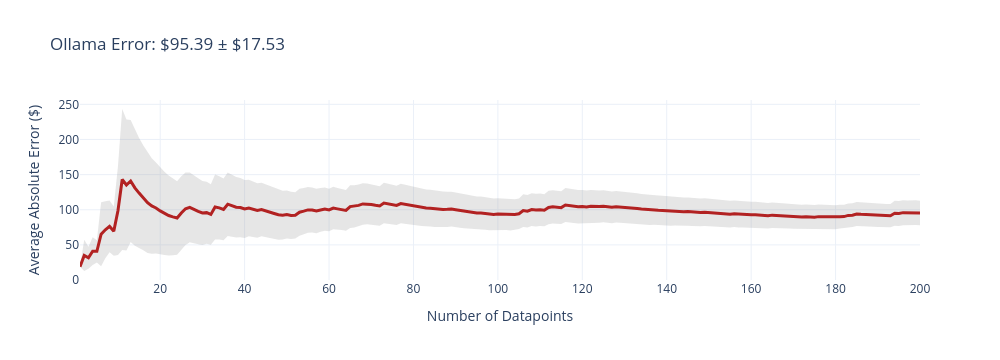
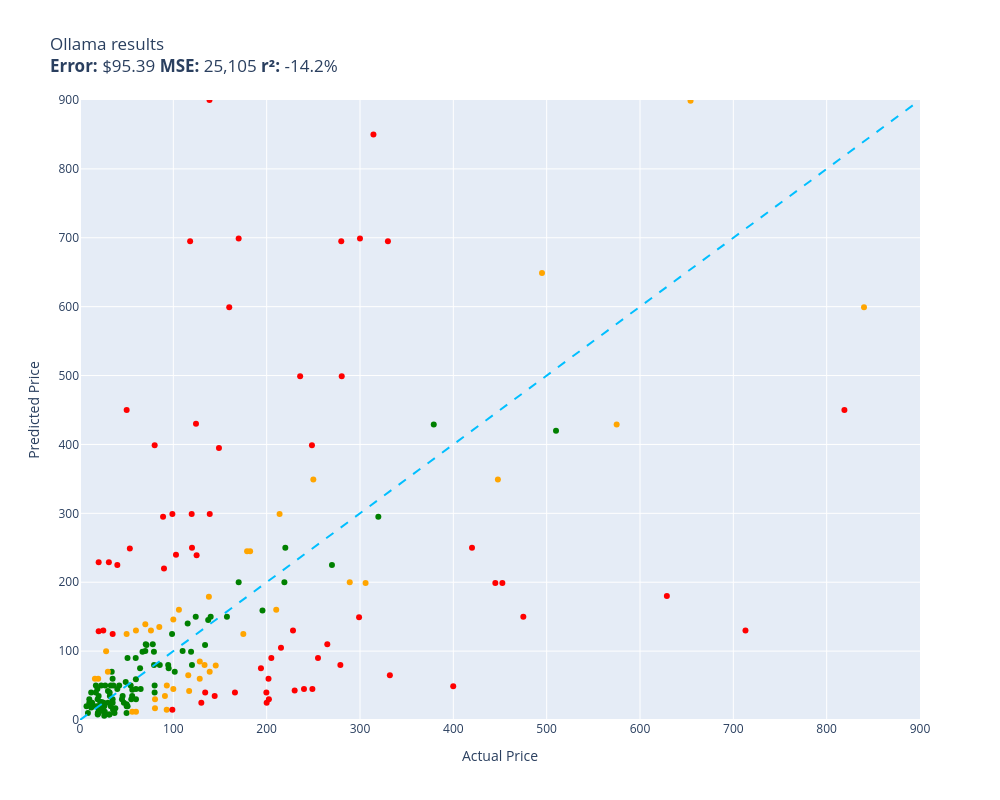

Write notebook code for charts like these, in order.
### Code cell
evaluate(ollama, test)

### Figure 1 — Plotly figure (JSON) as saved in the notebook; plotly's stock layout.template omitted (floating-point values rounded to 4 significant figures; data arrays with more than 128 entries replaced by an {"elided": "..."} marker saying what was removed)
{"data": [{"fill": "toself", "fillcolor": "rgba(128,128,128,0.2)", "hoverinfo": "skip", "line": {"color": "rgba(255,255,255,0)"}, "name": "95% CI", "showlegend": false, "type": "scatter", "x": {"elided": "400 int values"}, "y": {"elided": "400 float values"}}, {"customdata": {"elided": "200x1 float values"}, "hovertemplate": "n=%{x}<br>Avg Error=$%{y:,.2f}<br>±95% CI=$%{customdata[0]:,.2f}<extra></extra>", "line": {"color": "firebrick", "width": 3}, "mode": "lines", "name": "Cumulative Avg Error", "type": "scatter", "x": {"elided": "200 int values"}, "y": {"elided": "200 float values"}}], "layout": {"height": 360, "showlegend": false, "title": {"text": "Ollama Error: $95.39 ± $17.53"}, "width": 1000, "xaxis": {"title": {"text": "Number of Datapoints"}}, "yaxis": {"title": {"text": "Average Absolute Error ($)"}}}}

### Figure 2 — Plotly figure (JSON) as saved in the notebook; plotly's stock layout.template omitted (floating-point values rounded to 4 significant figures)
{"data": [{"customdata": [["Old Blood Noise Excess V2 Distortion Cho...\nGuess=$200.00 Actual=$219.00"], ["NewPower99 Battery Kit for Samsung Galax...\nGuess=$29.99 Actual=$54.95"], ["8544771 Dryer Heating Element, 279816 Th...\nGuess=$49.99 Actual=$35.74"], ["Metabo HPT 36V MultiVolt™ Cordless Rotar...\nGuess=$429.00 Actual=$379.00"], ["Innovative Percussion CB-6 Chamois Bass ...\nGuess=$50.00 Actual=$54.32"], ["Panasonic KX-TG6511B DECT 6.0 PLUS Expan...\nGuess=$99.00 Actual=$79.20"], ["LOVE MEI Galaxy S10 Lite Case, Military ...\nGuess=$19.99 Actual=$32.98"], ["GJY Portable TV,10.6 inch Mini TV for AT...\nGuess=$79.99 Actual=$79.36"], ["LD Products Compatible Toner Cartridge R...\nGuess=$23.00 Actual=$49.98"], ["PEMP E65 E66 CDC Simulate Optical Fiber ...\nGuess=$99.00 Actual=$119.00"], ["Intermatic PX300 12V 300W Transformer wi...\nGuess=$109.00 Actual=$134.00"], ["CORSAIR Dominator Platinum RGB 32GB (2x1...\nGuess=$149.99 Actual=$124.00"], ["June Garden 12\" Sweet Dolly Charlotte - ...\nGuess=$35.00 Actual=$19.99"], ["Aolemi Oil Rubbed Bronze Single Function...\nGuess=$125.00 Actual=$98.65"], ["Clementoni 39132.5 Jigsaw Puzzle 1,000 P...\nGuess=$50.00 Actual=$79.95"], ["Deco Mount Pro Tripod Microphone Stand w...\nGuess=$45.00 Actual=$59.95"], ["Scranton & Co 3 Drawer Mobile File Cabin...\nGuess=$139.99 Actual=$115.35"], ["Evergreen HSHB2005 Cylinder Head Gasket ...\nGuess=$89.95 Actual=$59.69"], ["Task T24287 Roman Ogee Router Bit with 1...\nGuess=$35.00 Actual=$55.88"], ["Southwire 120V/15A Right Angle User Atta...\nGuess=$16.99 Actual=$37.87"], ["15\" Locking Shower Head Extension Arm in...\nGuess=$39.99 Actual=$79.95"], ["Mylites+ Standard Comic Book Mylar Sleev...\nGuess=$24.95 Actual=$34.99"], ["Dakota Alert MURS Alert Probe Sensor - M...\nGuess=$249.95 Actual=$219.99"], ["DALDED LED Light Kit for Lego Sonic Gree...\nGuess=$24.99 Actual=$24.99"], ["152MM Hole Saws M42 Bi-Metal High Speed ...\nGuess=$19.99 Actual=$17.99"], ["Baseball Backpacks Large 18 Inch Bookbag...\nGuess=$40.00 Actual=$31.77"], ["Adams Check Payment and Deposit Register...\nGuess=$14.99 Actual=$35.49"], ["Retevis RT68 Soft Earhook Walkie Talkie ...\nGuess=$19.99 Actual=$6.99"], ["Laisomeke Waterproof Junction Box, Unive...\nGuess=$39.99 Actual=$11.99"], ["Webcem Solar Shed Light Outdoor Indoor, ...\nGuess=$109.99 Actual=$77.96"], ["Western Digital Enterprise RE4-GP 2TB SA...\nGuess=$99.99 Actual=$109.95"], ["Tablet PC Cover Compatible with Lenovo T...\nGuess=$8.00 Actual=$31.61"], ["Miyaya@ Funny Animal Masks Collection fo...\nGuess=$49.99 Actual=$16.99"], ["Engine Thermostat, Replace 19301-PAA-306...\nGuess=$30.00 Actual=$18.89"], ["Ultra Duster Canned Air Net 10 Oz 6-Pack\nGuess=$10.00 Actual=$49.90"], ["Beck/Arnley 0421945 Air Filter\nGuess=$14.95 Actual=$35.87"], ["IQShield Screen Protector Compatible wit...\nGuess=$25.00 Actual=$9.95"], ["Liberty Imports 12 Pack: US Military Toy...\nGuess=$39.99 Actual=$16.98"], ["Neporal Full Spectrum Light Bulb, 6000K ...\nGuess=$45.00 Actual=$18.59"], ["Pidoko Kids Train Table, Grey with 90 Pc...\nGuess=$79.99 Actual=$119.97"], ["Satco S9596, 4 Count (Pack of 1), 4.18\nGuess=$17.99 Actual=$12.00"], ["Ceramic Talavera Mexican Tile 4x4\", 9 Pi...\nGuess=$42.00 Actual=$29.95"], ["Intrepid International Dressage Letters-...\nGuess=$49.99 Actual=$26.99"], ["KOHLER K-1185540-CP Assembly-Slider\nGuess=$35.00 Actual=$45.67"], ["KUNN Small Electrician Tool Pouch Utilit...\nGuess=$19.99 Actual=$21.99"], ["Trim Kit for 2-handle Shower & Tub Valve...\nGuess=$75.00 Actual=$94.99"], ["iPhone 12/12 Pro Nicaragua Guardabarranc...\nGuess=$12.00 Actual=$19.97"], ["Replacement Remote Control for PANASONIC...\nGuess=$59.99 Actual=$34.95"], ["KS K-STORM Replacement Silicone Mushroom...\nGuess=$10.00 Actual=$8.50"], ["LSSAGOON Backpack for Women Teen Kids Gi...\nGuess=$69.99 Actual=$33.99"], ["Grey Pneumatic 1311SD Impact Socket Set\nGuess=$150.00 Actual=$157.43"], ["Aeromotive 13304 Regulator, X1 Adjustabl...\nGuess=$225.00 Actual=$269.95"], ["GE RPWF SmartWater Comparable Refrigerat...\nGuess=$9.99 Actual=$36.99"], ["Royal Designs, Inc. Decorative Abundant ...\nGuess=$25.00 Actual=$24.95"], ["NewFantasia Replacement Audio Cable with...\nGuess=$8.00 Actual=$31.00"], ["MONOCARBON Forged Carbon Fiber Case for ...\nGuess=$29.99 Actual=$59.99"], ["MXR Carbon Copy Deluxe Analog Delay Guit...\nGuess=$159.00 Actual=$195.50"], ["Berta (6 Pieces) 1-1/4 inch Overlay, 90 ...\nGuess=$12.99 Actual=$24.66"], ["Chalkboard Name Badges with Magnetic Bac...\nGuess=$15.99 Actual=$19.95"], ["Linkloos Solar Street Lights Outdoor Wat...\nGuess=$43.99 Actual=$55.99"], ["Pyle Wireless Rear View Backup Camera - ...\nGuess=$109.99 Actual=$70.45"], ["Hp Pavilion P7-1257c Motherboard Aahd3-h...\nGuess=$59.00 Actual=$59.86"], ["Kastar Battery Pack Replacement for Sony...\nGuess=$10.00 Actual=$19.99"], ["Amana Tool - SC587 Carbide Tipped 3-Wing...\nGuess=$109.00 Actual=$71.23"], ["Evan Fischer Radiator Cooling Fan Assemb...\nGuess=$145.00 Actual=$137.34"], ["ECCPP Power Steering Pump for 2009-2010 ...\nGuess=$80.00 Actual=$85.48"], ["AZX Stylus Pencil for Apple iPad Pro 202...\nGuess=$25.00 Actual=$29.99"], ["UPR Mach 1 Chin Spoiler Fits 94-98 Musta...\nGuess=$45.00 Actual=$64.99"], ["Raspberry Pi 3 Model B+ Aluminum Case Me...\nGuess=$20.00 Actual=$14.99"], ["Skullcandy Hesh Evo Bluetooth Headphones...\nGuess=$99.99 Actual=$69.99"], ["LCD Screen for Dell Inspiron 17R 17.3\" H...\nGuess=$75.00 Actual=$64.37"], ["CTLAMP XL-2100 Professional Quality XL-2...\nGuess=$35.00 Actual=$32.00"], ["200 ' feet True 14 Gauge AWG CCA Speaker...\nGuess=$30.00 Actual=$44.95"], ["Competition Clutch Disc and Pressure Pla...\nGuess=$420.00 Actual=$510.00"], ["200 Couples Conversation Cards - Enjoy B...\nGuess=$49.99 Actual=$32.97"], ["The Puppet Company - Carpet-Unicorn, Whi...\nGuess=$8.00 Actual=$19.00"], ["KYX Racing Hardened Steel Center Drive S...\nGuess=$24.99 Actual=$46.99"], ["StonKraft Brass Chess Board Game Set wit...\nGuess=$149.99 Actual=$140.00"], ["Baumgartens Sicurix Blank PVC ID Cards (...\nGuess=$10.00 Actual=$19.11"], ["A-Premium Front Suspension Steering Knuc...\nGuess=$55.00 Actual=$48.99"], ["Venom Power Terra Hunter R/T+ R/T All-Te...\nGuess=$295.00 Actual=$319.65"], ["520 Pieces Christmas Envelope Seal Stick...\nGuess=$5.99 Actual=$25.99"], ["LD Compatible Ink Cartridge Replacement ...\nGuess=$49.99 Actual=$41.99"], ["BestPricedDecals Wine A BIT, You'll Feel...\nGuess=$25.00 Actual=$12.98"], ["VATOS 4 Packs Bubble Machine Gun for Kid...\nGuess=$25.99 Actual=$22.88"], ["BXYJY for Samsung Galaxy Z Fold 3 Case w...\nGuess=$19.99 Actual=$49.99"], ["VONADO Space Wars Colonial Viper MK1 Bui...\nGuess=$45.00 Actual=$39.99"], ["Replacement Remote Control fit for Sony ...\nGuess=$29.99 Actual=$9.99"], ["Disney Princess Sparkling Princess Sleep...\nGuess=$19.99 Actual=$24.95"], ["sabermaster TCG Playmat yugioh playmat T...\nGuess=$25.00 Actual=$21.99"], ["Star Wars Die-Cast Metal TITANIUM Series...\nGuess=$49.99 Actual=$22.70"], ["DuraGo BR5330 Front Vented Disc Brake Ro...\nGuess=$70.00 Actual=$101.51"], ["Intex River Run Connect Lounge (Four)\nGuess=$79.99 Actual=$94.49"], ["VTech Strum and Jam Kidi Musical Guitar ...\nGuess=$24.99 Actual=$21.99"], ["KZ ZS10 Pro in Ear Monitor Headphone KZ ...\nGuess=$99.00 Actual=$66.99"], ["W11130208 W10695459 Refrigerator LED Mod...\nGuess=$12.00 Actual=$26.59"], ["Jada Toys Ryan's World Combo Panda Airli...\nGuess=$29.99 Actual=$34.94"], ["Pyle 2x120 Watt Home Audio Speaker Power...\nGuess=$89.99 Actual=$50.92"], ["Xiaomi Redmi 10 2022 NFC 4G LTE (128GB +...\nGuess=$200.00 Actual=$169.99"], ["Refresh NSF-53 Premium Replacement Refri...\nGuess=$20.00 Actual=$50.99"], ["NICKSTON Red Sparkling Glitter Slim Band...\nGuess=$19.99 Actual=$25.99"]], "hovertemplate": "%{customdata[0]}<extra></extra>", "legendgroup": "green", "marker": {"color": "green", "size": 6, "symbol": "circle"}, "mode": "markers", "name": "green", "orientation": "v", "showlegend": true, "type": "scatter", "x": [219.0, 54.95, 35.74, 379.0, 54.32, 79.2, 32.98, 79.36, 49.98, 119.0, 134.0, 124.0, 19.99, 98.65, 79.95, 59.95, 115.3, 59.69, 55.88, 37.87, 79.95, 34.99, 220.0, 24.99, 17.99, 31.77, 35.49, 6.99, 11.99, 77.96, 110.0, 31.61, 16.99, 18.89, 49.9, 35.87, 9.95, 16.98, 18.59, 120.0, 12.0, 29.95, 26.99, 45.67, 21.99, 94.99, 19.97, 34.95, 8.5, 33.99, 157.4, 269.9, 36.99, 24.95, 31.0, 59.99, 195.5, 24.66, 19.95, 55.99, 70.45, 59.86, 19.99, 71.23, 137.3, 85.48, 29.99, 64.99, 14.99, 69.99, 64.37, 32.0, 44.95, 510.0, 32.97, 19.0, 46.99, 140.0, 19.11, 48.99, 319.6, 25.99, 41.99, 12.98, 22.88, 49.99, 39.99, 9.99, 24.95, 21.99, 22.7, 101.5, 94.49, 21.99, 66.99, 26.59, 34.94, 50.92, 170.0, 50.99, 25.99], "xaxis": "x", "y": [200.0, 29.99, 49.99, 429.0, 50.0, 99.0, 19.99, 79.99, 23.0, 99.0, 109.0, 150.0, 35.0, 125.0, 50.0, 45.0, 140.0, 89.95, 35.0, 16.99, 39.99, 24.95, 249.9, 24.99, 19.99, 40.0, 14.99, 19.99, 39.99, 110.0, 99.99, 8.0, 49.99, 30.0, 10.0, 14.95, 25.0, 39.99, 45.0, 79.99, 17.99, 42.0, 49.99, 35.0, 19.99, 75.0, 12.0, 59.99, 10.0, 69.99, 150.0, 225.0, 9.99, 25.0, 8.0, 29.99, 159.0, 12.99, 15.99, 43.99, 110.0, 59.0, 10.0, 109.0, 145.0, 80.0, 25.0, 45.0, 20.0, 99.99, 75.0, 35.0, 30.0, 420.0, 49.99, 8.0, 24.99, 150.0, 10.0, 55.0, 295.0, 5.99, 49.99, 25.0, 25.99, 19.99, 45.0, 29.99, 19.99, 25.0, 49.99, 70.0, 79.99, 24.99, 99.0, 12.0, 29.99, 89.99, 200.0, 20.0, 19.99], "yaxis": "y"}, {"customdata": [["telpo Headlight Assembly Fit For 15 Camr...\nGuess=$65.00 Actual=$115.99"], ["EXMAX NG-10X Fresnel Lens Focusing Adapt...\nGuess=$139.00 Actual=$69.98"], ["Stand for Raven Pro Document Scanner - P...\nGuess=$69.99 Actual=$29.85"], ["APS iBoard 6-inch Aluminum (Black Powder...\nGuess=$159.95 Actual=$210.23"], ["HK SYSTEMS 13\" Heavy Duty Black \"Push\" O...\nGuess=$135.00 Actual=$84.95"], ["SKB iSeries 3i-13096-6KP Case for BlackM...\nGuess=$124.99 Actual=$174.99"], ["Mini PC, Kinupute Desktop Computer E3-12...\nGuess=$649.00 Actual=$495.00"], ["KOMPUTERBAY 4GB 2X 2GB DDR2 1066MHz PC2-...\nGuess=$17.00 Actual=$80.34"], ["Travelpro Platinum Elite Slim Business L...\nGuess=$299.00 Actual=$213.83"], ["Wenger City Upgrade Laptop Backpack with...\nGuess=$79.00 Actual=$145.42"], ["Festool 492370 Platin 2 S1000 Grit 6-Inc...\nGuess=$35.00 Actual=$91.00"], ["BESTILL Wall Mounted Shower Faucet Set, ...\nGuess=$130.00 Actual=$76.00"], ["LEGO Marvel Avengers War Machine Buster ...\nGuess=$129.99 Actual=$59.95"], ["ANZO USA 111207 GMC SIERRA 99-06 / YUKON...\nGuess=$245.00 Actual=$182.28"], ["Kingston Brass KS269SN Kingston Clawfoot...\nGuess=$199.00 Actual=$305.99"], ["Walker Exhaust Ultra EPA 16478 Direct Fi...\nGuess=$429.00 Actual=$574.99"], ["4LT LUMINETTE Vanity Opal GLS BSN\nGuess=$45.00 Actual=$99.99"], ["4pc Wheel Spacers Adapters 4\" (2inch Per...\nGuess=$42.00 Actual=$116.95"], ["DuraGo 29515020 Front Hub Assembly\nGuess=$85.00 Actual=$128.34"], ["USB Charger, CIVIE High Speed 60W Multip...\nGuess=$59.99 Actual=$15.99"], ["18 Inch White Undermount Kitchen Sink - ...\nGuess=$245.00 Actual=$179.00"], ["New Replacement seat cover fits Yamaha M...\nGuess=$69.99 Actual=$138.95"], ["ROHL WSGUM3018WH Wire Sink Grids, White\nGuess=$59.99 Actual=$128.28"], ["ASUS VY279HE-W 27” 1080P Monitor - White...\nGuess=$179.00 Actual=$138.10"], ["Music Hall pa15.3 MM/MC Phono Preamplifi...\nGuess=$349.00 Actual=$250.00"], ["Diversitech UC2436-3 Ultralite Condenser...\nGuess=$29.99 Actual=$80.39"], ["Lorell Bell Chair Glide, 2.5\", Black\nGuess=$59.99 Actual=$19.50"], ["KUNFINE Android Radio CarPlay & Android ...\nGuess=$159.99 Actual=$106.00"], ["OEM Samsung Remote Control Shipped with ...\nGuess=$12.00 Actual=$56.00"], ["Custom Engagement Logo Desk Embosser Sea...\nGuess=$125.00 Actual=$49.95"], ["Audio Techinca ATW-T1002 System 10 Handh...\nGuess=$199.99 Actual=$289.00"], ["Dell XPS 13 9343-2727SLV 13.3\" Full HD S...\nGuess=$599.00 Actual=$839.99"], ["Steering Wheel, Carbon Fiber Automotive ...\nGuess=$349.00 Actual=$447.74"], ["Glovion Music Stand Light, Clip On Piano...\nGuess=$99.95 Actual=$27.99"], ["Samsung DA97-07603B Freezer Ice Maker As...\nGuess=$50.00 Actual=$93.02"], ["Blanco 230966 Valea Stainless Steel Sink...\nGuess=$15.00 Actual=$92.88"], ["Empava 24\" Single Wall Ovens 10 Cooking ...\nGuess=$899.00 Actual=$654.14"], ["Targus CityGear Durable Backpack, Black,...\nGuess=$79.99 Actual=$133.43"], ["Fender Hendrix Voodoo Child Coiled Instr...\nGuess=$12.00 Actual=$59.99"], ["Fitness Center Gym Room Weight Train Dua...\nGuess=$145.99 Actual=$99.99"]], "hovertemplate": "%{customdata[0]}<extra></extra>", "legendgroup": "orange", "marker": {"color": "orange", "size": 6, "symbol": "circle"}, "mode": "markers", "name": "orange", "orientation": "v", "showlegend": true, "type": "scatter", "x": [116.0, 69.98, 29.85, 210.2, 84.95, 175.0, 495.0, 80.34, 213.8, 145.4, 91.0, 76.0, 59.95, 182.3, 306.0, 575.0, 99.99, 117.0, 128.3, 15.99, 179.0, 138.9, 128.3, 138.1, 250.0, 80.39, 19.5, 106.0, 56.0, 49.95, 289.0, 840.0, 447.7, 27.99, 93.02, 92.88, 654.1, 133.4, 59.99, 99.99], "xaxis": "x", "y": [65.0, 139.0, 69.99, 159.9, 135.0, 125.0, 649.0, 17.0, 299.0, 79.0, 35.0, 130.0, 130.0, 245.0, 199.0, 429.0, 45.0, 42.0, 85.0, 59.99, 245.0, 69.99, 59.99, 179.0, 349.0, 29.99, 59.99, 160.0, 12.0, 125.0, 200.0, 599.0, 349.0, 99.95, 50.0, 15.0, 899.0, 79.99, 12.0, 146.0], "yaxis": "y"}, {"customdata": [["RBC12-UPC Replacement Battery Cartridge ...\nGuess=$43.00 Actual=$229.99"], ["SuppliesOutlet Compatible Toner Cartridg...\nGuess=$34.99 Actual=$144.29"], ["ACDelco GM Original Equipment FW339 Fron...\nGuess=$105.00 Actual=$215.33"], ["Pump Head TBVECHI 175PSI 4KW 5.5HP 21CFM...\nGuess=$695.00 Actual=$329.90"], ["Bam France 2002XL Contoured Hightech Bla...\nGuess=$130.00 Actual=$713.00"], ["46mm Digital Pro High-Resolution Close-U...\nGuess=$229.00 Actual=$19.99"], ["Bam Trekking 3027SB Single Black Clarine...\nGuess=$65.00 Actual=$332.00"], ["DEWALT 20V MAX* XR Impact Driver with Bl...\nGuess=$199.00 Actual=$452.53"], ["10GBase-LR SFP+ Transceiver, Handar 10GB...\nGuess=$129.00 Actual=$19.99"], ["GanFindX Portable Car Hand Controls for ...\nGuess=$599.00 Actual=$159.90"], ["Canon EOS Rebel T7 Digital SLR Camera wi...\nGuess=$449.99 Actual=$819.00"], ["JRready ST6313 DT Deutsch Connector Kit,...\nGuess=$39.99 Actual=$199.68"], ["Tidal Front + Rear Fender Flares 4PC Poc...\nGuess=$89.99 Actual=$254.99"], ["AUTOFREE LED Tail Lights Assembly Compat...\nGuess=$60.00 Actual=$201.99"], ["3D Tree Hole Branches 075 Stair Risers D...\nGuess=$25.00 Actual=$129.99"], ["KOHLER 18865-CP Filtered Water Faucet, P...\nGuess=$150.00 Actual=$475.00"], ["Fjallraven, Kanken Laptop 15\" Backpack f...\nGuess=$299.00 Actual=$119.65"], ["Projector, CRAZVIEW Projector with WiFi ...\nGuess=$249.00 Actual=$53.40"], ["Diversitech WG840585 Motor, (Ddb) 1/3Hp,...\nGuess=$39.99 Actual=$134.12"], ["MC: Pindicator (Dual Intensity Amber)\nGuess=$225.00 Actual=$40.00"], ["Evan-Fischer Front Bumper Cover Compatib...\nGuess=$29.99 Actual=$202.38"], ["Sumerain S1339CM Double Handle Widesprea...\nGuess=$499.00 Actual=$235.86"], ["Poison Spyder 10-08-020 Rocker Knocker\nGuess=$179.95 Actual=$628.76"], ["DIMARZIO 204284 DP 163FBK Blues Bucker G...\nGuess=$219.99 Actual=$89.99"], ["VLAND LED Smoked Taillights Compatible F...\nGuess=$45.00 Actual=$239.99"], ["Lighted Triangle Mirror Cabinet Bathroom...\nGuess=$199.00 Actual=$445.00"], ["PM Auto Front Right Quick Complete Strut...\nGuess=$239.00 Actual=$124.94"], ["Trail Gear Twin Stick Kit for Top Shift ...\nGuess=$695.00 Actual=$279.92"], ["Dell Optiplex 390 Desktop Computer i3 3....\nGuess=$430.00 Actual=$124.27"], ["Marvel Legends Series X-Men 6-Inch Archa...\nGuess=$14.99 Actual=$98.95"], ["EMART Photography C Stand with Boom Arm,...\nGuess=$249.99 Actual=$119.99"], ["Pioneer 2AM401-BN Two Handle Kitchen Fau...\nGuess=$130.00 Actual=$228.22"], ["Urth 62mm UV, Circular Polarizing (CPL),...\nGuess=$299.00 Actual=$139.00"], ["MGP Caliper Covers 39011SACURD Red Powde...\nGuess=$45.00 Actual=$249.00"], ["LSI Broadcom SAS 9300-8i 8-port 12Gb/s S...\nGuess=$695.00 Actual=$118.00"], ["Canon Sure Shot 90u 35mm Date Camera\nGuess=$49.00 Actual=$399.89"], ["Mikrotik RB3011UIAS-RM RouterBOARD 10xGi...\nGuess=$149.00 Actual=$299.00"], ["AC Compressor & A/C Kit For BMW 335i 335...\nGuess=$849.95 Actual=$314.41"], ["Wilkinson LOW GAUSS Vintage Tone Strat S...\nGuess=$229.00 Actual=$30.93"], ["Ibanez M510OVS Acoustic Mandolin in Vint...\nGuess=$699.00 Actual=$169.99"], ["GENUINE VOLVO THERMOSTAT (3.0, 3.2) S60 ...\nGuess=$240.00 Actual=$102.85"], ["CradlePoint Compact Broadband Router (CB...\nGuess=$295.00 Actual=$89.00"], ["Cardone 84-58642 New HEI Electronic Dist...\nGuess=$39.99 Actual=$165.99"], ["Universal Power Group 12V 100Ah Sealed L...\nGuess=$25.00 Actual=$199.99"], ["Auertech Portable Washing Machine, 14lbs...\nGuess=$299.00 Actual=$98.99"], ["SP Air Corporation SP-8102BU 1/4-Inch He...\nGuess=$89.99 Actual=$204.99"], ["4 Inches Rolled Muffler Tip Catback Exha...\nGuess=$75.00 Actual=$193.88"], ["APS iBoard (304 Stainless Steel Polished...\nGuess=$109.95 Actual=$264.95"], ["VIPMOTOZ Sequential Turn Signal Premium ...\nGuess=$79.99 Actual=$278.94"], ["Pacific Drums PDCM1618TTRB 16 x 18 Inche...\nGuess=$250.00 Actual=$419.99"], ["Vinyl Soft Top Roll-up Adjustable Truck ...\nGuess=$395.00 Actual=$148.88"], ["Think Gizmos Build Your Own Robot Toys f...\nGuess=$129.99 Actual=$24.95"], ["HP Laserjet 2100 Laser Printer W/Test Pr...\nGuess=$699.00 Actual=$299.98"], ["PowerSport Front Rear Brakes and Rotors ...\nGuess=$399.00 Actual=$248.51"], ["Viola Bow 4/4 Full Size Carbon Fiber (Bl...\nGuess=$450.00 Actual=$49.99"], ["STICKGOO Peel and Stick Backsplash for K...\nGuess=$125.00 Actual=$34.99"], ["Garmin 010-12402-10 GT15M-TM Transom-Mou...\nGuess=$899.99 Actual=$138.74"], ["MonMount Triple Monitor Stand Freestandi...\nGuess=$399.00 Actual=$79.99"], ["For Volvo C70 S70 V70 V40 S40 AC Compres...\nGuess=$499.00 Actual=$280.41"]], "hovertemplate": "%{customdata[0]}<extra></extra>", "legendgroup": "red", "marker": {"color": "red", "size": 6, "symbol": "circle"}, "mode": "markers", "name": "red", "orientation": "v", "showlegend": true, "type": "scatter", "x": [230.0, 144.3, 215.3, 329.9, 713.0, 19.99, 332.0, 452.5, 19.99, 159.9, 819.0, 199.7, 255.0, 202.0, 130.0, 475.0, 119.7, 53.4, 134.1, 40.0, 202.4, 235.9, 628.8, 89.99, 240.0, 445.0, 124.9, 279.9, 124.3, 98.95, 120.0, 228.2, 139.0, 249.0, 118.0, 399.9, 299.0, 314.4, 30.93, 170.0, 102.8, 89.0, 166.0, 200.0, 98.99, 205.0, 193.9, 264.9, 278.9, 420.0, 148.9, 24.95, 300.0, 248.5, 49.99, 34.99, 138.7, 79.99, 280.4], "xaxis": "x", "y": [43.0, 34.99, 105.0, 695.0, 130.0, 229.0, 65.0, 199.0, 129.0, 599.0, 450.0, 39.99, 89.99, 60.0, 25.0, 150.0, 299.0, 249.0, 39.99, 225.0, 29.99, 499.0, 179.9, 220.0, 45.0, 199.0, 239.0, 695.0, 430.0, 14.99, 250.0, 130.0, 299.0, 45.0, 695.0, 49.0, 149.0, 850.0, 229.0, 699.0, 240.0, 295.0, 39.99, 25.0, 299.0, 89.99, 75.0, 110.0, 79.99, 250.0, 395.0, 130.0, 699.0, 399.0, 450.0, 125.0, 900.0, 399.0, 499.0], "yaxis": "y"}, {"hoverinfo": "skip", "line": {"color": "deepskyblue", "dash": "dash", "width": 2}, "mode": "lines", "name": "y = x", "showlegend": false, "type": "scatter", "x": [0, 900.0], "y": [0, 900.0]}], "layout": {"height": 800, "legend": {"title": {"text": "color"}, "tracegroupgap": 0}, "showlegend": false, "title": {"text": "Ollama results<br><b>Error:</b> $95.39 <b>MSE:</b> 25,105 <b>r²:</b> -14.2%"}, "width": 1000, "xaxis": {"anchor": "y", "domain": [0, 1], "range": [0, 900.0], "title": {"text": "Actual Price"}}, "yaxis": {"anchor": "x", "domain": [0, 1], "range": [0, 900.0], "title": {"text": "Predicted Price"}}}}
